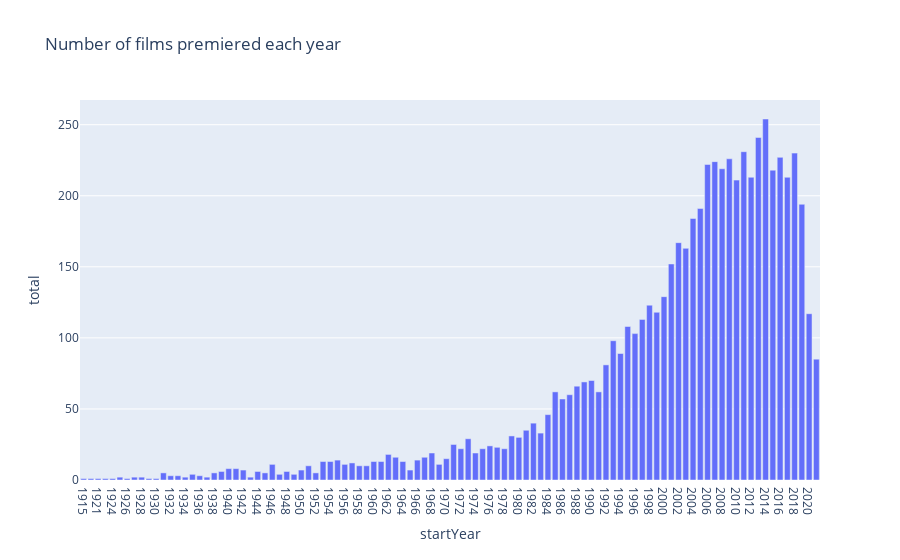

The code cell stored with this chart in its notebook:
### Code cell
# plotting number of films premiered each year

px.bar(res2, x="startYear", y="total",
       title="Number of films premiered each year")

### Figure 1 — Plotly figure (JSON) as saved in the notebook; plotly's stock layout.template omitted (floating-point values rounded to 4 significant figures)
{"data": [{"alignmentgroup": "True", "hovertemplate": "startYear=%{x}<br>total=%{y}<extra></extra>", "legendgroup": "", "marker": {"color": "#636efa", "pattern": {"shape": ""}}, "name": "", "offsetgroup": "", "orientation": "v", "showlegend": false, "textposition": "auto", "type": "bar", "x": ["1915", "1920", "1921", "1922", "1924", "1925", "1926", "1927", "1928", "1929", "1930", "1931", "1932", "1933", "1934", "1935", "1936", "1937", "1938", "1939", "1940", "1941", "1942", "1943", "1944", "1945", "1946", "1947", "1948", "1949", "1950", "1951", "1952", "1953", "1954", "1955", "1956", "1957", "1958", "1959", "1960", "1961", "1962", "1963", "1964", "1965", "1966", "1967", "1968", "1969", "1970", "1971", "1972", "1973", "1974", "1975", "1976", "1977", "1978", "1979", "1980", "1981", "1982", "1983", "1984", "1985", "1986", "1987", "1988", "1989", "1990", "1991", "1992", "1993", "1994", "1995", "1996", "1997", "1998", "1999", "2000", "2001", "2002", "2003", "2004", "2005", "2006", "2007", "2008", "2009", "2010", "2011", "2012", "2013", "2014", "2015", "2016", "2017", "2018", "2019", "2020", "2021"], "xaxis": "x", "y": [1, 1, 1, 1, 1, 2, 1, 2, 2, 1, 1, 5, 3, 3, 2, 4, 3, 2, 5, 6, 8, 8, 7, 2, 6, 5, 11, 4, 6, 4, 7, 10, 5, 13, 13, 14, 11, 12, 10, 10, 13, 13, 18, 16, 13, 7, 14, 16, 19, 11, 15, 25, 22, 29, 19, 22, 24, 23, 22, 31, 30, 35, 40, 33, 46, 62, 57, 60, 66, 69, 70, 62, 81, 98, 89, 108, 103, 113, 123, 118, 129, 152, 167, 163, 184, 191, 222, 224, 219, 226, 211, 231, 213, 241, 254, 218, 227, 213, 230, 194, 117, 85], "yaxis": "y"}], "layout": {"autosize": true, "barmode": "relative", "legend": {"tracegroupgap": 0}, "title": {"text": "Number of films premiered each year"}, "xaxis": {"anchor": "y", "autorange": true, "domain": [0, 1], "range": [-0.5, 101.5], "title": {"text": "startYear"}, "type": "category"}, "yaxis": {"anchor": "x", "autorange": true, "domain": [0, 1], "range": [0, 267.4], "title": {"text": "total"}, "type": "linear"}}}
